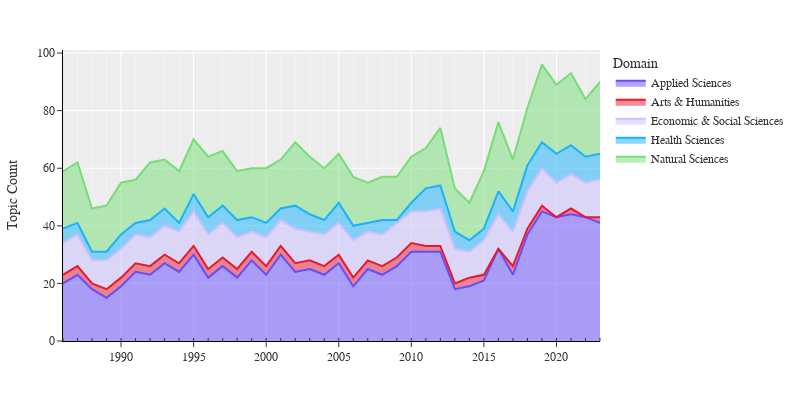

Source (notebook cell):
### Markdown cell above
We observe that Applied Sciences have consistently led in the number of topics throughout the entire period, with Natural Sciences following closely behind. The total number of topics has steadily increased over the years, peaking in 2019-2023. The Applied Sciences domain shows the most variety, which reflects China's strategic emphasis on S&T and its focus on applied research.

In contrast, the dynamics of topics within the Economic & Social Sciences domain remain stable.

Meanwhile, the presence of Arts & Humanities has dwindled to near non-existence. Previously, these topics were reflected in articles covering CAS historical matters and biographies of prominent scientists. The shift towards more application-oriented publications suggests a broader move away from these areas.

### Code cell
#| echo: false
#| output: true
#| fig-cap: "Number of Topics by Year, 1986-2023."
#| label: fig-topics-year

gp = df.groupby(['year', 'domain_en'])['topic_en'].nunique().reset_index()

fig = px.area(
    gp,
    x='year',
    y='topic_en',
    color='domain_en',
    color_discrete_map=color_palette,
)

fig.update_layout(
    layout,
    width=800,
    xaxis=dict(minor=dict(ticks="inside", showgrid=True)),
    yaxis=dict(title="Topic Count"),
    #title='Number of Topics per Year, 1986-2023',
    showlegend=True,
    hovermode='x unified',
    legend=dict(title='Domain'),
)

fig.update_traces(
    hovertemplate='%{fullData.name}: %{y}<extra></extra>'
)

fig.show()

### Figure 1 — Plotly figure (JSON) as saved in the notebook; plotly's stock layout.template omitted (floating-point values rounded to 4 significant figures)
{"data": [{"fillpattern": {"shape": ""}, "hovertemplate": "%{fullData.name}: %{y}<extra></extra>", "legendgroup": "Applied Sciences", "line": {"color": "#654CFF"}, "marker": {"symbol": "circle"}, "mode": "lines", "name": "Applied Sciences", "orientation": "v", "showlegend": true, "stackgroup": "1", "type": "scatter", "x": [1986, 1987, 1988, 1989, 1990, 1991, 1992, 1993, 1994, 1995, 1996, 1997, 1998, 1999, 2000, 2001, 2002, 2003, 2004, 2005, 2006, 2007, 2008, 2009, 2010, 2011, 2012, 2013, 2014, 2015, 2016, 2017, 2018, 2019, 2020, 2021, 2022, 2023], "xaxis": "x", "y": [20, 23, 18, 15, 19, 24, 23, 27, 24, 30, 22, 26, 22, 28, 23, 30, 24, 25, 23, 27, 19, 25, 23, 26, 31, 31, 31, 18, 19, 21, 32, 23, 37, 45, 43, 44, 43, 41], "yaxis": "y"}, {"fillpattern": {"shape": ""}, "hovertemplate": "%{fullData.name}: %{y}<extra></extra>", "legendgroup": "Arts & Humanities", "line": {"color": "#E51932"}, "marker": {"symbol": "circle"}, "mode": "lines", "name": "Arts & Humanities", "orientation": "v", "showlegend": true, "stackgroup": "1", "type": "scatter", "x": [1986, 1987, 1988, 1989, 1990, 1991, 1992, 1993, 1994, 1995, 1996, 1997, 1998, 1999, 2000, 2001, 2002, 2003, 2004, 2005, 2006, 2007, 2008, 2009, 2010, 2011, 2012, 2013, 2014, 2015, 2017, 2018, 2019, 2021, 2023], "xaxis": "x", "y": [3, 3, 2, 3, 3, 3, 3, 3, 3, 3, 3, 3, 3, 3, 3, 3, 3, 3, 3, 3, 3, 3, 3, 3, 3, 2, 2, 2, 3, 2, 3, 2, 2, 2, 2], "yaxis": "y"}, {"fillpattern": {"shape": ""}, "hovertemplate": "%{fullData.name}: %{y}<extra></extra>", "legendgroup": "Economic & Social Sciences", "line": {"color": "#CCBFFF"}, "marker": {"symbol": "circle"}, "mode": "lines", "name": "Economic & Social Sciences", "orientation": "v", "showlegend": true, "stackgroup": "1", "type": "scatter", "x": [1986, 1987, 1988, 1989, 1990, 1991, 1992, 1993, 1994, 1995, 1996, 1997, 1998, 1999, 2000, 2001, 2002, 2003, 2004, 2005, 2006, 2007, 2008, 2009, 2010, 2011, 2012, 2013, 2014, 2015, 2016, 2017, 2018, 2019, 2020, 2021, 2022, 2023], "xaxis": "x", "y": [11, 11, 8, 10, 10, 10, 10, 10, 11, 12, 12, 12, 11, 7, 10, 9, 12, 10, 11, 11, 13, 10, 11, 12, 11, 12, 13, 12, 9, 12, 12, 12, 13, 13, 12, 12, 12, 13], "yaxis": "y"}, {"fillpattern": {"shape": ""}, "hovertemplate": "%{fullData.name}: %{y}<extra></extra>", "legendgroup": "Health Sciences", "line": {"color": "#19B2FF"}, "marker": {"symbol": "circle"}, "mode": "lines", "name": "Health Sciences", "orientation": "v", "showlegend": true, "stackgroup": "1", "type": "scatter", "x": [1986, 1987, 1988, 1989, 1990, 1991, 1992, 1993, 1994, 1995, 1996, 1997, 1998, 1999, 2000, 2001, 2002, 2003, 2004, 2005, 2006, 2007, 2008, 2009, 2010, 2011, 2012, 2013, 2014, 2015, 2016, 2017, 2018, 2019, 2020, 2021, 2022, 2023], "xaxis": "x", "y": [5, 4, 3, 3, 5, 4, 6, 6, 3, 6, 6, 6, 6, 5, 5, 4, 8, 6, 5, 7, 5, 3, 5, 1, 3, 8, 8, 6, 4, 4, 8, 7, 9, 9, 10, 10, 9, 9], "yaxis": "y"}, {"fillpattern": {"shape": ""}, "hovertemplate": "%{fullData.name}: %{y}<extra></extra>", "legendgroup": "Natural Sciences", "line": {"color": "#77dd77"}, "marker": {"symbol": "circle"}, "mode": "lines", "name": "Natural Sciences", "orientation": "v", "showlegend": true, "stackgroup": "1", "type": "scatter", "x": [1986, 1987, 1988, 1989, 1990, 1991, 1992, 1993, 1994, 1995, 1996, 1997, 1998, 1999, 2000, 2001, 2002, 2003, 2004, 2005, 2006, 2007, 2008, 2009, 2010, 2011, 2012, 2013, 2014, 2015, 2016, 2017, 2018, 2019, 2020, 2021, 2022, 2023], "xaxis": "x", "y": [20, 21, 15, 16, 18, 15, 20, 17, 18, 19, 21, 19, 17, 17, 19, 17, 22, 20, 18, 17, 17, 14, 15, 15, 16, 14, 20, 15, 13, 20, 24, 18, 20, 27, 24, 25, 20, 25], "yaxis": "y"}], "layout": {"font": {"family": "Verdana", "size": 12}, "height": 400, "hovermode": "x unified", "legend": {"title": {"text": "Domain"}, "tracegroupgap": 0}, "margin": {"b": 50, "l": 20, "r": 20, "t": 50}, "showlegend": true, "width": 800, "xaxis": {"anchor": "y", "domain": [0, 1], "linecolor": "black", "minor": {"showgrid": true, "ticks": "inside"}, "showline": true, "tickmode": "array", "title": {"font": {"family": "Verdana", "size": 14}, "text": ""}}, "yaxis": {"anchor": "x", "domain": [0, 1], "linecolor": "black", "showline": true, "title": {"text": "Topic Count"}}}}
